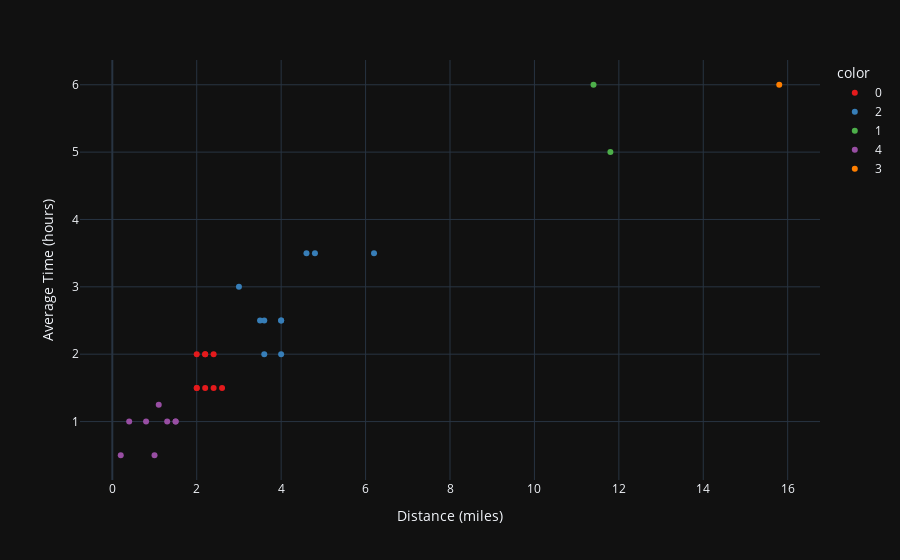

The notebook cell this image was saved under:
### Code cell
px.scatter(df, x = "Distance (miles)", y = "Average Time (hours)", 
           color = pd.Series(k_means_model.labels_).astype(str), color_discrete_sequence = px.colors.qualitative.Set1,template = "plotly_dark")

### Figure 1 — Plotly figure (JSON) as saved in the notebook; plotly's stock layout.template omitted (floating-point values rounded to 4 significant figures)
{"data": [{"hovertemplate": "color=0<br>Distance (miles)=%{x}<br>Average Time (hours)=%{y}<extra></extra>", "legendgroup": "0", "marker": {"color": "rgb(228,26,28)", "symbol": "circle"}, "mode": "markers", "name": "0", "orientation": "v", "showlegend": true, "type": "scatter", "x": [2, 2.2, 2.4, 2, 2.2, 2.4, 2.2, 2, 2.6], "xaxis": "x", "y": [1.5, 2, 1.5, 2, 2, 2, 1.5, 1.5, 1.5], "yaxis": "y"}, {"hovertemplate": "color=2<br>Distance (miles)=%{x}<br>Average Time (hours)=%{y}<extra></extra>", "legendgroup": "2", "marker": {"color": "rgb(55,126,184)", "symbol": "circle"}, "mode": "markers", "name": "2", "orientation": "v", "showlegend": true, "type": "scatter", "x": [4.6, 4, 6.2, 3.6, 4, 3.6, 3, 4.8, 4, 3.5], "xaxis": "x", "y": [3.5, 2.5, 3.5, 2, 2.5, 2.5, 3, 3.5, 2, 2.5], "yaxis": "y"}, {"hovertemplate": "color=1<br>Distance (miles)=%{x}<br>Average Time (hours)=%{y}<extra></extra>", "legendgroup": "1", "marker": {"color": "rgb(77,175,74)", "symbol": "circle"}, "mode": "markers", "name": "1", "orientation": "v", "showlegend": true, "type": "scatter", "x": [11.4, 11.8], "xaxis": "x", "y": [6, 5], "yaxis": "y"}, {"hovertemplate": "color=4<br>Distance (miles)=%{x}<br>Average Time (hours)=%{y}<extra></extra>", "legendgroup": "4", "marker": {"color": "rgb(152,78,163)", "symbol": "circle"}, "mode": "markers", "name": "4", "orientation": "v", "showlegend": true, "type": "scatter", "x": [1.1, 0.2, 0.8, 0.4, 1.5, 1.5, 1.3, 1], "xaxis": "x", "y": [1.25, 0.5, 1, 1, 1, 1, 1, 0.5], "yaxis": "y"}, {"hovertemplate": "color=3<br>Distance (miles)=%{x}<br>Average Time (hours)=%{y}<extra></extra>", "legendgroup": "3", "marker": {"color": "rgb(255,127,0)", "symbol": "circle"}, "mode": "markers", "name": "3", "orientation": "v", "showlegend": true, "type": "scatter", "x": [15.8], "xaxis": "x", "y": [6], "yaxis": "y"}], "layout": {"legend": {"title": {"text": "color"}, "tracegroupgap": 0}, "margin": {"t": 60}, "xaxis": {"anchor": "y", "domain": [0, 1], "title": {"text": "Distance (miles)"}}, "yaxis": {"anchor": "x", "domain": [0, 1], "title": {"text": "Average Time (hours)"}}}}
